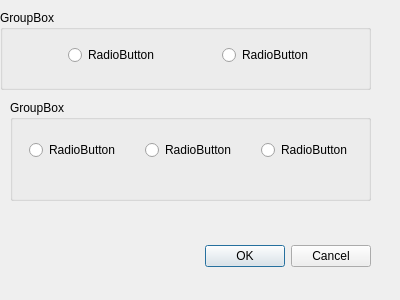
<?xml version="1.0" encoding="UTF-8"?>
<ui version="4.0">
 <class>ptdlggcodegenerate</class>
 <widget class="QDialog" name="ptdlggcodegenerate">
  <property name="geometry">
   <rect>
    <x>0</x>
    <y>0</y>
    <width>400</width>
    <height>300</height>
   </rect>
  </property>
  <property name="windowTitle">
   <string>Dialog</string>
  </property>
  <widget class="QDialogButtonBox" name="buttonBox">
   <property name="geometry">
    <rect>
     <x>30</x>
     <y>240</y>
     <width>341</width>
     <height>32</height>
    </rect>
   </property>
   <property name="orientation">
    <enum>Qt::Horizontal</enum>
   </property>
   <property name="standardButtons">
    <set>QDialogButtonBox::Cancel|QDialogButtonBox::Ok</set>
   </property>
  </widget>
  <widget class="QGroupBox" name="groupBox">
   <property name="geometry">
    <rect>
     <x>0</x>
     <y>10</y>
     <width>371</width>
     <height>80</height>
    </rect>
   </property>
   <property name="title">
    <string>GroupBox</string>
   </property>
   <widget class="QWidget" name="horizontalLayoutWidget">
    <property name="geometry">
     <rect>
      <x>10</x>
      <y>20</y>
      <width>361</width>
      <height>51</height>
     </rect>
    </property>
    <layout class="QHBoxLayout" name="horizontalLayout">
     <item>
      <spacer name="horizontalSpacer_2">
       <property name="orientation">
        <enum>Qt::Horizontal</enum>
       </property>
       <property name="sizeHint" stdset="0">
        <size>
         <width>40</width>
         <height>20</height>
        </size>
       </property>
      </spacer>
     </item>
     <item>
      <widget class="QRadioButton" name="radioButton">
       <property name="text">
        <string>RadioButton</string>
       </property>
      </widget>
     </item>
     <item>
      <spacer name="horizontalSpacer_3">
       <property name="orientation">
        <enum>Qt::Horizontal</enum>
       </property>
       <property name="sizeHint" stdset="0">
        <size>
         <width>40</width>
         <height>20</height>
        </size>
       </property>
      </spacer>
     </item>
     <item>
      <widget class="QRadioButton" name="radioButton_2">
       <property name="text">
        <string>RadioButton</string>
       </property>
      </widget>
     </item>
     <item>
      <spacer name="horizontalSpacer">
       <property name="orientation">
        <enum>Qt::Horizontal</enum>
       </property>
       <property name="sizeHint" stdset="0">
        <size>
         <width>40</width>
         <height>20</height>
        </size>
       </property>
      </spacer>
     </item>
    </layout>
   </widget>
  </widget>
  <widget class="QGroupBox" name="groupBox_2">
   <property name="geometry">
    <rect>
     <x>10</x>
     <y>100</y>
     <width>361</width>
     <height>101</height>
    </rect>
   </property>
   <property name="title">
    <string>GroupBox</string>
   </property>
   <widget class="QWidget" name="horizontalLayoutWidget_2">
    <property name="geometry">
     <rect>
      <x>0</x>
      <y>20</y>
      <width>361</width>
      <height>61</height>
     </rect>
    </property>
    <layout class="QHBoxLayout" name="horizontalLayout_2">
     <item>
      <spacer name="horizontalSpacer_5">
       <property name="orientation">
        <enum>Qt::Horizontal</enum>
       </property>
       <property name="sizeHint" stdset="0">
        <size>
         <width>40</width>
         <height>20</height>
        </size>
       </property>
      </spacer>
     </item>
     <item>
      <widget class="QRadioButton" name="radioButton_3">
       <property name="text">
        <string>RadioButton</string>
       </property>
      </widget>
     </item>
     <item>
      <spacer name="horizontalSpacer_4">
       <property name="orientation">
        <enum>Qt::Horizontal</enum>
       </property>
       <property name="sizeHint" stdset="0">
        <size>
         <width>40</width>
         <height>20</height>
        </size>
       </property>
      </spacer>
     </item>
     <item>
      <widget class="QRadioButton" name="radioButton_4">
       <property name="text">
        <string>RadioButton</string>
       </property>
      </widget>
     </item>
     <item>
      <spacer name="horizontalSpacer_6">
       <property name="orientation">
        <enum>Qt::Horizontal</enum>
       </property>
       <property name="sizeHint" stdset="0">
        <size>
         <width>40</width>
         <height>20</height>
        </size>
       </property>
      </spacer>
     </item>
     <item>
      <widget class="QRadioButton" name="radioButton_5">
       <property name="text">
        <string>RadioButton</string>
       </property>
      </widget>
     </item>
     <item>
      <spacer name="horizontalSpacer_7">
       <property name="orientation">
        <enum>Qt::Horizontal</enum>
       </property>
       <property name="sizeHint" stdset="0">
        <size>
         <width>40</width>
         <height>20</height>
        </size>
       </property>
      </spacer>
     </item>
    </layout>
   </widget>
  </widget>
 </widget>
 <resources/>
 <connections>
  <connection>
   <sender>buttonBox</sender>
   <signal>accepted()</signal>
   <receiver>ptdlggcodegenerate</receiver>
   <slot>accept()</slot>
   <hints>
    <hint type="sourcelabel">
     <x>248</x>
     <y>254</y>
    </hint>
    <hint type="destinationlabel">
     <x>157</x>
     <y>274</y>
    </hint>
   </hints>
  </connection>
  <connection>
   <sender>buttonBox</sender>
   <signal>rejected()</signal>
   <receiver>ptdlggcodegenerate</receiver>
   <slot>reject()</slot>
   <hints>
    <hint type="sourcelabel">
     <x>316</x>
     <y>260</y>
    </hint>
    <hint type="destinationlabel">
     <x>286</x>
     <y>274</y>
    </hint>
   </hints>
  </connection>
 </connections>
</ui>
